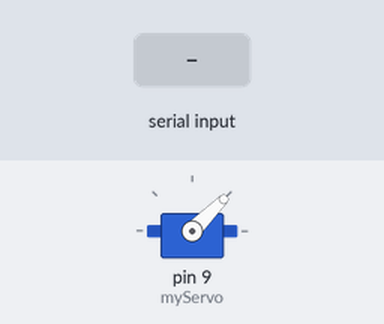
This sketch was run on a simulated Arduino Leonardo, built with avr-gcc and run on an emulated ATmega32U4. On the bench: servo. Inputs (shaded band) come from the test bench. What the sketch prints to the serial monitor is not drawn.

Above: at 1.2 s.
1.3 s: "ARM:\n" received over the second serial link
At 1.8 s:
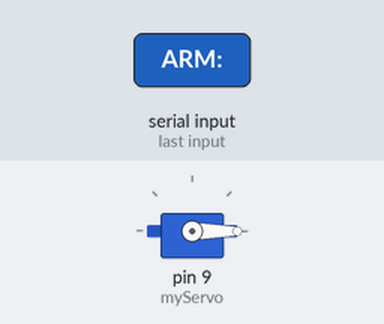
2.8 s: "ARM:90\n" received over the second serial link
At 4.2 s:
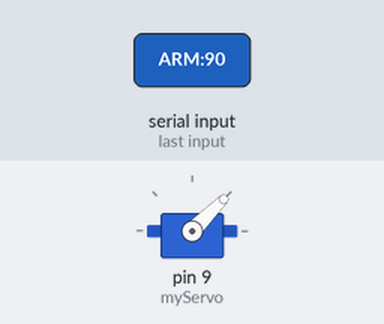
Timing chart, 0 to 5.8 s (numbered marks = the images above; inputs shaded):
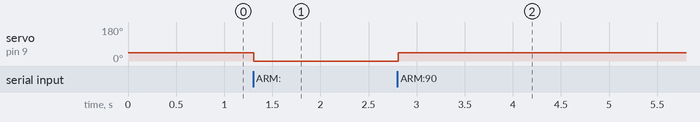

The sketch:

HC-05_servo.ino
```cpp
#include <Servo.h>

Servo myServo;
String incoming = "";
int currentAngle = 90;

void setup() {
  Serial.begin(9600);
  Serial1.begin(9600);
  myServo.attach(9, 544, 2400);
  myServo.writeMicroseconds(1472);
  Serial.println("Ready!");
}

void loop() {
  while (Serial1.available()) {
    char c = Serial1.read();
    if (c == '\n') {
      incoming.trim();
      if (incoming.length() > 0) {
        Serial.println("Received: " + incoming);
        handleCommand(incoming);
        incoming = "";
      }
    } else {
      incoming += c;
    }
  }

  // Keep servo active
  if (myServo.attached()) {
    myServo.writeMicroseconds(map(currentAngle, 0, 360, 544, 2400));
  }
}

void handleCommand(String cmd) {
  if (cmd.startsWith("ARM:")) parseArm(cmd.substring(4));
  else if (cmd == "BAT:?") Serial1.println("BAT:100");
}

void parseArm(String data) {
  int comma = data.indexOf(',');
  String part = (comma == -1) ? data : data.substring(0, comma);
  currentAngle = constrain(part.toInt(), 0, 360);
  int micros = map(currentAngle, 0, 360, 544, 2400);
  myServo.writeMicroseconds(micros);
  Serial.println("Servo → " + String(currentAngle) + "°");
}
```

Measured:
- after the input at 1.3 s, servo on pin 9 (myServo): 45° → 0° at once
- after the input at 2.8 s, servo on pin 9 (myServo): 0° → 45° at once
